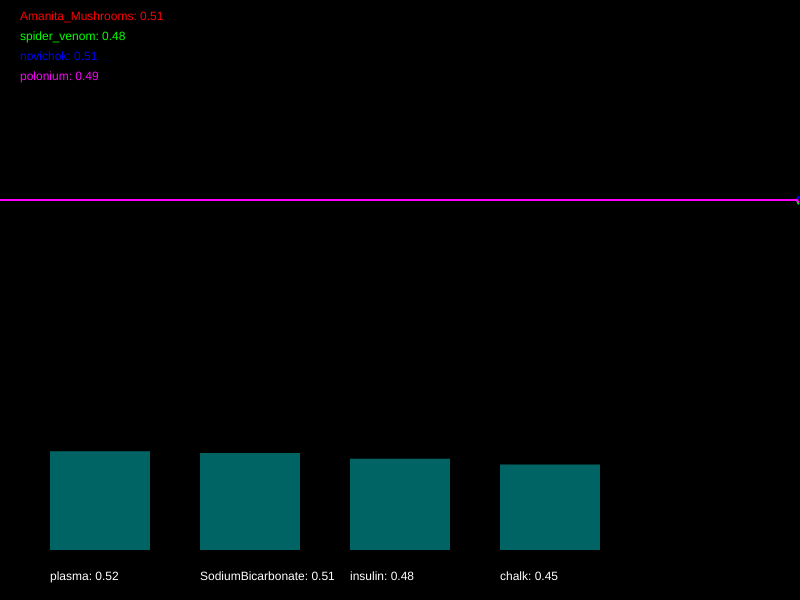
Frame 1 (no input)
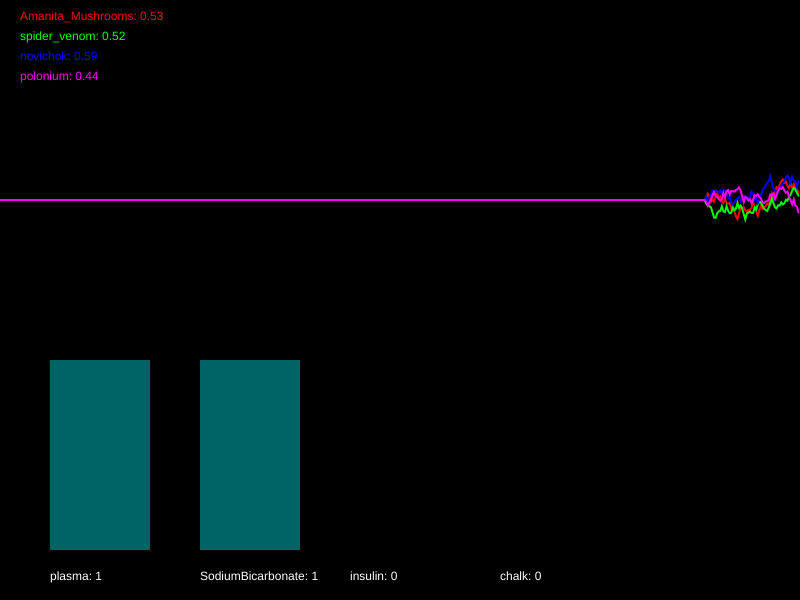
Frame 60 (no input)
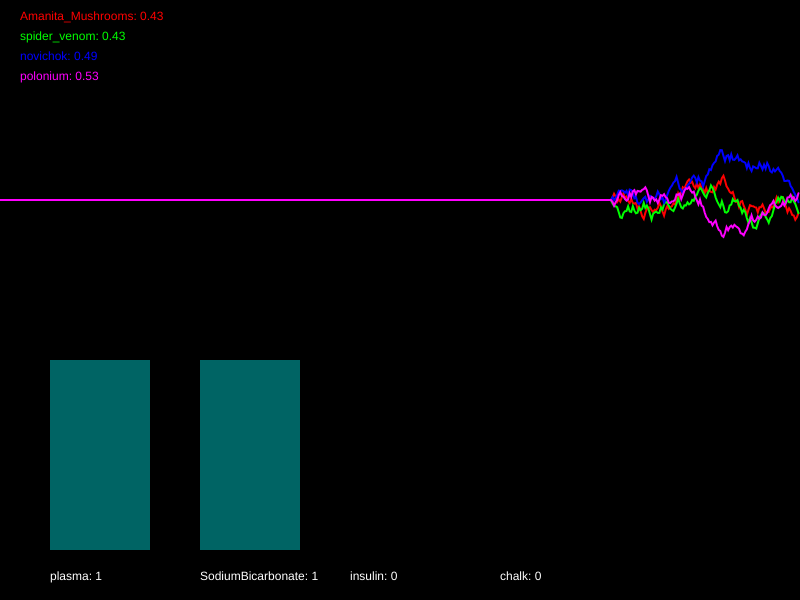
Frame 120 (the mouse pressed at the canvas centre since frame 60)

The p5.js sketch that drew these frames (run headless with seeded random() and noise() and a simulated clock; from frame 60 on, the mouse is pressed at the canvas centre):

// p5.js sketch
// ── sketch.js
/*

CaseNum: 401-1

Case 401 - The Case of Norbert's Weiner Stand
Stage 2 - Toxic Burrito

Norbert is at it again. This time he’s set up a burrito stall and is lacing burritos with his foul toxin. 
The chaos is spreading. People are dropping like flies and burrito sales have fallen through the floor. 
To make matters worse it seems Norbert has cottoned on to our methods and has upped the complexity of his poison. 
You’ll find the antidote harder to develop this time. So kid, head down to the lab and get working.

You must develop the antidote by using conditional statements in the draw loop to do the following:

	- If polonium goes above 0.4 and Amanita_Mushrooms dips below 0.38, try decreasing plasma by 0.03
	- If spider_venom dips below 0.73 or novichok goes above 0.44, increment plasma by 0.02
	- If Amanita_Mushrooms dips below 0.29 or novichok dips below 0.45, try decreasing SodiumBicarbonate by 0.05
	- If polonium dips below 0.66, try increasing SodiumBicarbonate by 0.01
	- If polonium goes above 0.31, try decreasing insulin by 0.02
	- When spider_venom goes above 0.55 and Amanita_Mushrooms dips below 0.28, increase insulin by 0.04
	- When polonium dips below 0.46 or novichok dips below 0.55, decrement chalk by 0.05
	- When Amanita_Mushrooms dips below 0.25, raise chalk by 0.01


Your conditional statements should consider the following poisons:

	- Amanita_Mushrooms
	- spider_venom
	- novichok
	- polonium


Your conditional statements should modify the following antidotes:

	- plasma
	- SodiumBicarbonate
	- insulin
	- chalk


- There are many ways to complete this task but you should only use the following commands and operators:

	if(){}
	>
	<
	&&
	||
	+=
	-=

*/

//Declare the poison variables
var Amanita_Mushrooms;
var spider_venom;
var novichok;
var polonium;


//Declare the antidote variables
var plasma;
var SodiumBicarbonate;
var insulin;
var chalk;


//This variable is used for drawing the graph
var graphs;


function setup()
{

	createCanvas(800,600);
	strokeWeight(2);

	//initialise the poisons and antidotes
	Amanita_Mushrooms = 0.5;
	spider_venom = 0.5;
	novichok = 0.5;
	polonium = 0.5;
	plasma = 0.5;
	SodiumBicarbonate = 0.5;
	insulin = 0.5;
	chalk = 0.5;


	//fills the graph with empty values
	graphs = [];

	for(var i = 0; i < 4; i++)
	{
		graphs.push([]);
		for(var j = 0; j < 512; j++)
		{
			graphs[i].push(0.5);
		}
	}

}

function draw()
{

	//Develop the antidote below
	//Write conditional statements to change the amount of each substance ...
	if(polonium > 0.4 && Amanita_Mushrooms < 0.38)
	{
		plasma -= 0.03
	}

	if( spider_venom < 0.73 || novichok > 0.44)
	{
		plasma += 0.02
	}

	if(Amanita_Mushrooms < 0.29 || novichok < 0.45)
	{
		SodiumBicarbonate -= 0.05
	}

	if(polonium < 0.66)
	{
		SodiumBicarbonate += 0.01
	}
	
	if(polonium > 0.31)
	{
		insulin -= 0.02
	}
	
	if(spider_venom > 0.55 && Amanita_Mushrooms < 0.28)
	{
		insulin += 0.04
	}

	if(polonium < 0.46 || novichok < 0.55)
	{
		chalk -= 0.05
	}

	if(Amanita_Mushrooms < 0.25)
	{
		chalk += 0.01
	}



	//////////////////////////////////////////////////////

	//the code below generates new values using random numbers

	/*
		For testing, you might want to temporarily comment out
		these lines and set the same variables to constant values
		instead.
	*/

	Amanita_Mushrooms = nextValue(graphs[0],Amanita_Mushrooms);
	spider_venom = nextValue(graphs[1],spider_venom);
	novichok = nextValue(graphs[2],novichok);
	polonium = nextValue(graphs[3],polonium);


	plasma = constrain(plasma, 0, 1);
	SodiumBicarbonate = constrain(SodiumBicarbonate, 0, 1);
	insulin = constrain(insulin, 0, 1);
	chalk = constrain(chalk, 0, 1);


	///////// DO NOT CHANGE THE CODE BELOW ///////////

	//drawing code

	// set background
	background(0);
	noFill();

	//draw the graphs for the vitals
	var colors = [
	color(255, 0, 0),
	color(0, 255, 0),
	color(0, 0, 255),
	color(255, 0, 255),
	color(255, 255, 0),
	color(0, 255, 255)
	];

	for(var i = 0; i < graphs.length; i++)
	{
		stroke(colors[i]);
		drawGraph(graphs[i]);
	}

	//draw the poisons as text
	noStroke();
	fill(colors[0]);
	text('Amanita_Mushrooms: ' + nf(Amanita_Mushrooms,1,2), 20,20);
	fill(colors[1]);
	text('spider_venom: ' + nf(spider_venom,1,2), 20,40);
	fill(colors[2]);
	text('novichok: ' + nf(novichok,1,2), 20,60);
	fill(colors[3]);
	text('polonium: ' + nf(polonium,1,2), 20,80);


	//draw the antidotes bar chart
	drawBar(plasma,50,'plasma');
	drawBar(SodiumBicarbonate,200,'SodiumBicarbonate');
	drawBar(insulin,350,'insulin');
	drawBar(chalk,500,'chalk');


}

function nextValue(graph, val)
{
	//gets the next value for a vital and puts it in an array for drawing
	var delta = random(-0.03,0.03);

	val += delta;
	if(val > 1 || val < 0)
	{
		delta *= -1;
		val += delta * 2;
	}

	graph.push(val)
	graph.shift();
	return val;
}

function drawGraph(graph)
{
	//draws an array as a graph
	beginShape();
	for(var i = 0; i < graph.length; i++)
	{
			vertex(width * i/512, height * 0.5 - graph[i]* height/3)
	}
	endShape();
}


function drawBar(val, x, name)
{
	//draws the bars for bar chart
    noStroke();
    fill(0,100,100);
	var mh = height * 0.4 - 50;
	rect(x,(height - 50) - val*mh, 100, val*mh);
    fill(255);
	text(name + ": " + val, x, height - 20);
}
